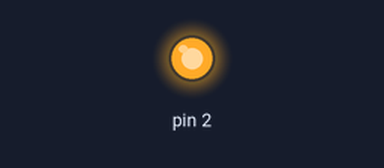
The sketch below on a simulated Arduino Uno, built with avr-gcc and run on an emulated ATmega328P. On the bench: output pins drawn as LEDs (lit = HIGH).

Above: at 0.1 s.
Timing chart, 0 to 1.6 s (numbered marks = the images above):
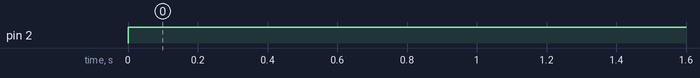

Measured:
- by itself, pin 2: LOW → HIGH at 0.00 s

The sketch:

led_vcc.ino
```cpp
int leds_vcc[6]={34,35,32,33,25,26};

void setup() {
  pinMode(0,INPUT_PULLUP);
  pinMode(2,OUTPUT);
  Serial.begin(38400);
}

void loop() {
  if(digitalRead(0)==LOW){
      Serial.println("pressed!");
      digitalWrite(2,0);
    }else{
        digitalWrite(2,1);
      }
}
```
